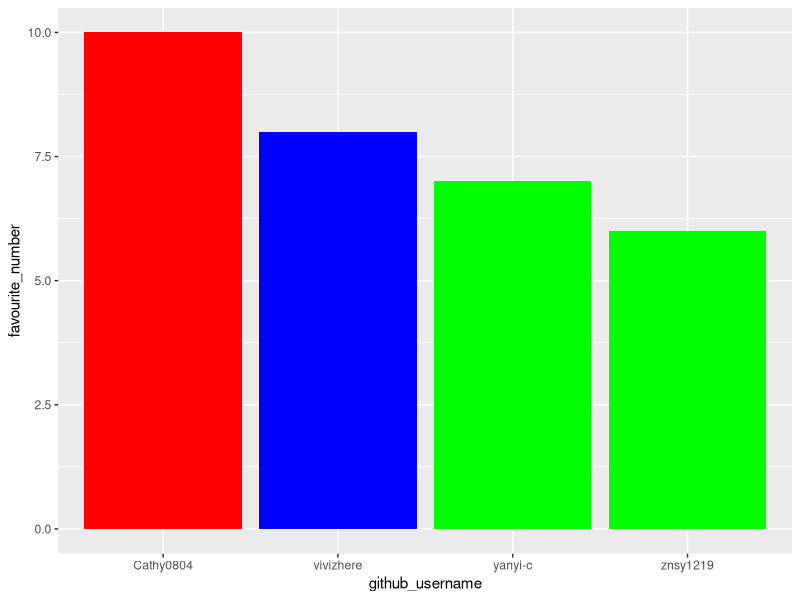
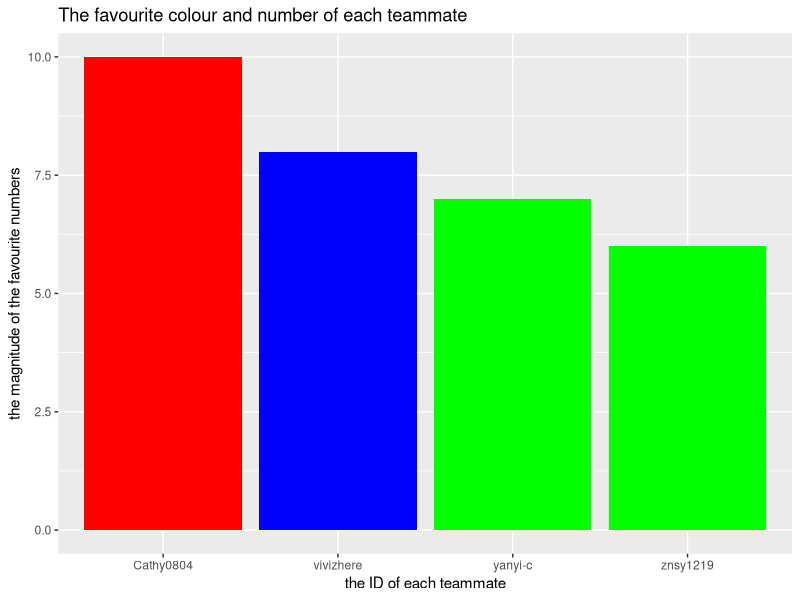
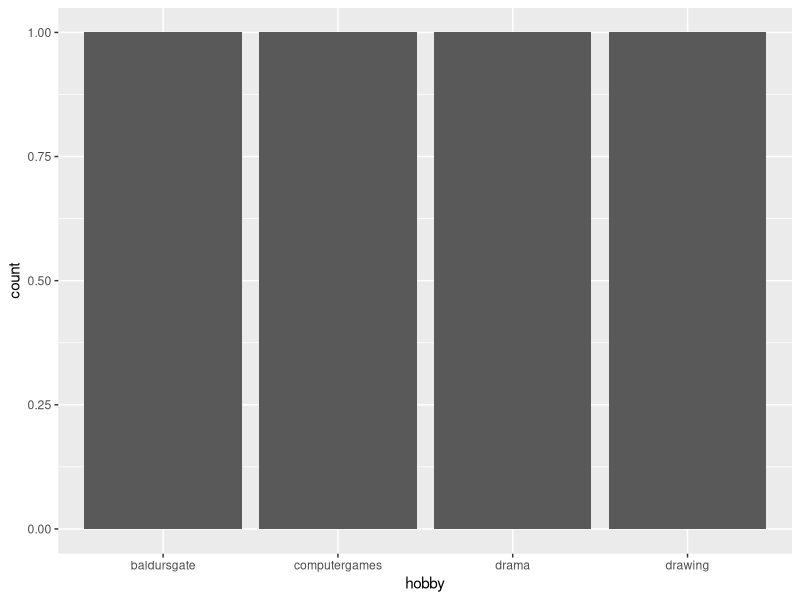

Write the R code that produced these figures, in order.
## ---- chunk 1
library(tidyverse) 
## ---- chunk 2
team_data <- tibble(
  name = c("Cathy Li", "Yanyi Chen", "Ziwei Huang", 
           "Nanshuyuan Zhang"),
  github_username = c("Cathy0804", "yanyi-c", "vivizhere", 
                      "znsy1219"), 
  colour = c("red", "green", "blue", 
             "green"),
  hobby = c("baldursgate", "drama", "drawing", 
            "computergames"),
  favourite_number = c(10, 7, 8, 6)
  )

team_data
## ---- chunk 3
p1 <- ggplot(data = team_data, 
             mapping = aes(x = github_username, 
                           y = favourite_number,
                           fill = colour), 
             ) +
   geom_col() +
   scale_fill_identity()
p1
## ---- chunk 4
p1 + labs(x = "the ID of each teammate", 
          y = "the magnitude of the favourite numbers",
          title = "The favourite colour and number of each teammate")
## ---- chunk 5
p2 <- ggplot(team_data, aes(x = hobby)) +
  geom_bar()
p2
